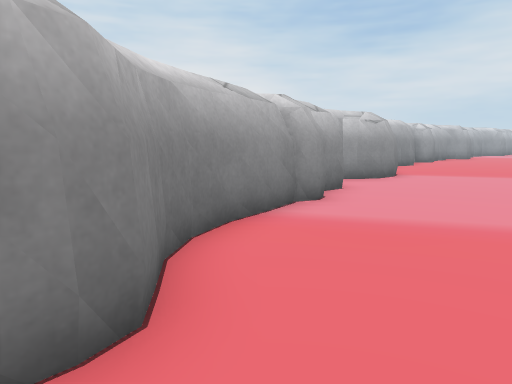
view 1 (above)

16 first-person views from a walk through a 3-D level made in the Unity game engine. The camera is 1.2 m above the floor, tilts 8° down and sees 70° across. The floor is counted in squares, 1 m on a side. Each view is taken from the middle of a square. On the plan, view 1 faces up. The plan holds only what a view shows up to about 15 squares ahead; the rest is blank. The place goes on beyond the plan. The player is left out. Some surface patterns are stand-ins.

view 2
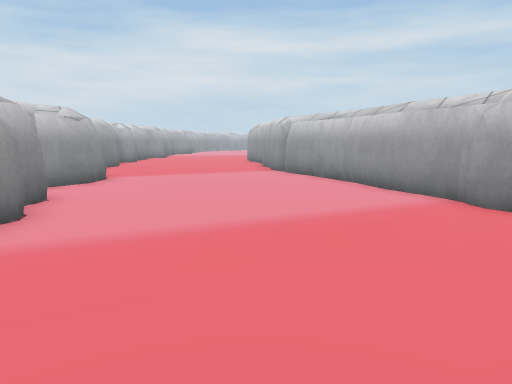

view 3
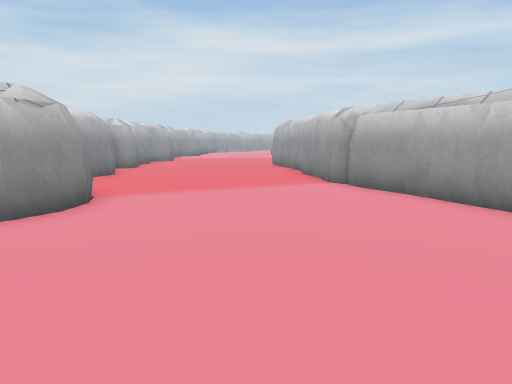

view 4
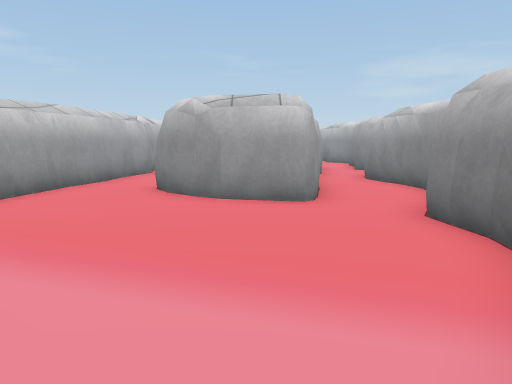

view 5
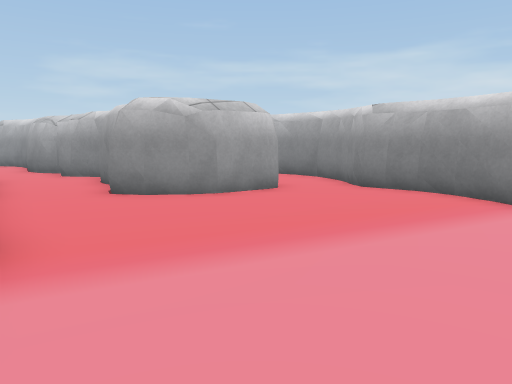

view 6
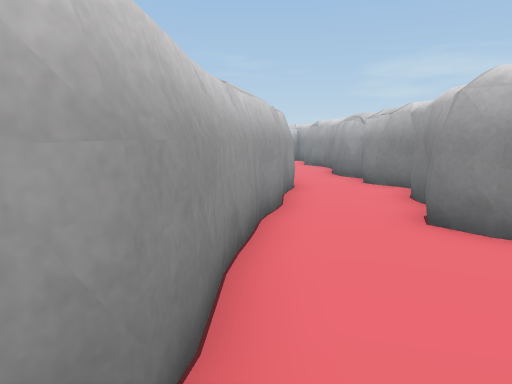

view 7
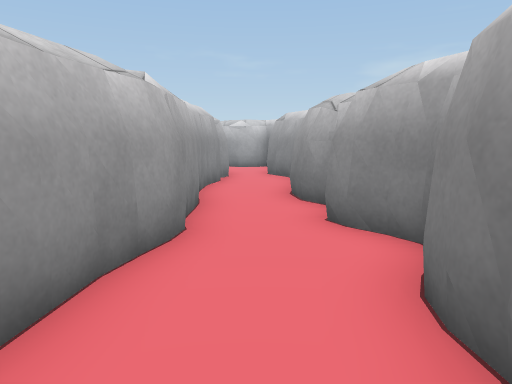

view 8
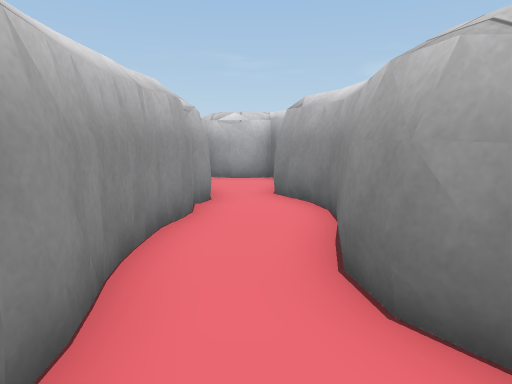

view 9
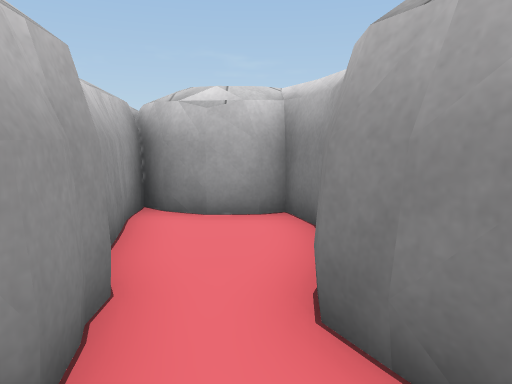

view 10
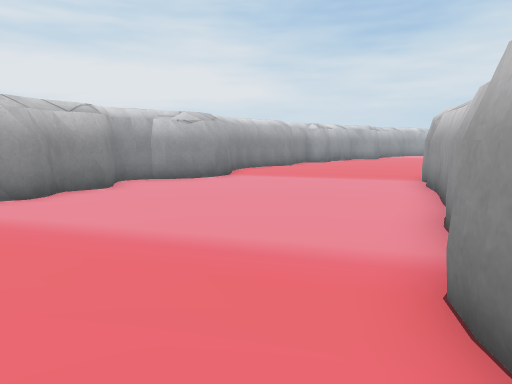

view 11
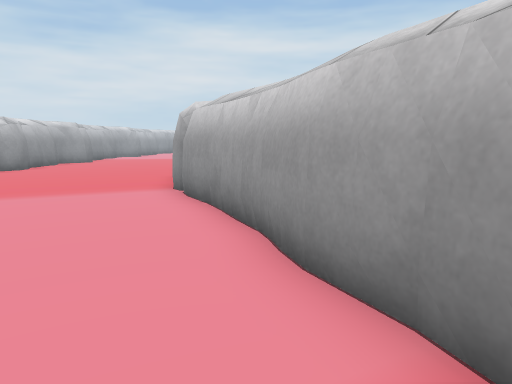

view 12
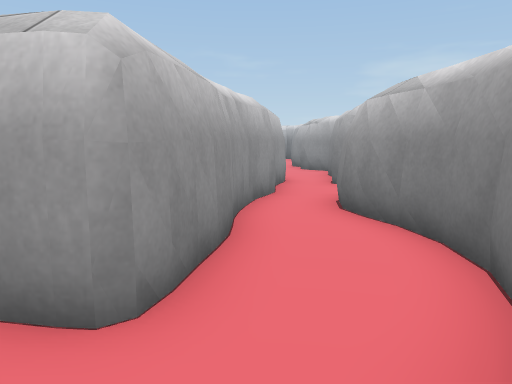

view 13
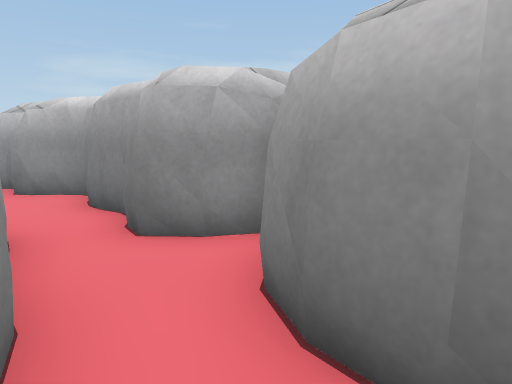

view 14
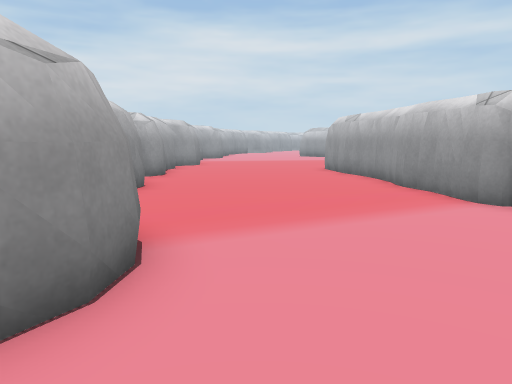

view 15
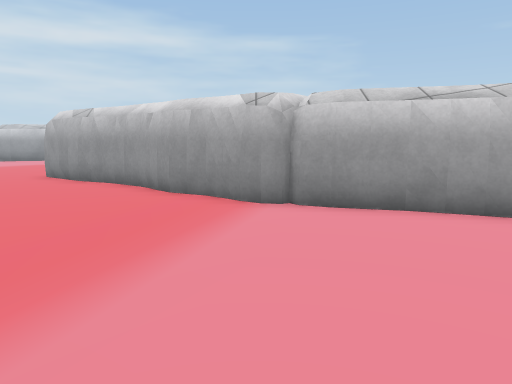

view 16
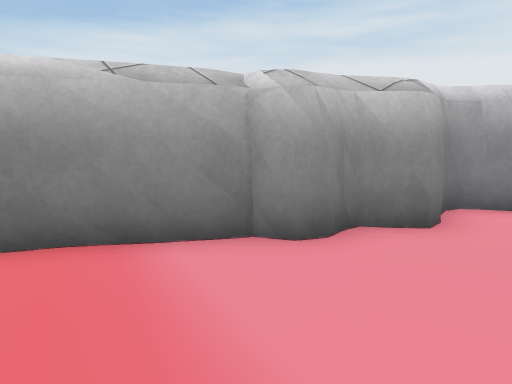

### Floor plan
Key: @ floor where view 1 was taken; # wall or solid block; . floor.
Columns run from 4 left of view 1 to 15 right of it. Each row starts with its distance up from view 1.
 15          #........##
 14          #........#
 13         ##.......##
 12       ###.......##
 11       #........##
 10       #........#
  9      ##........#
  8      #........##
  7     ##........#
  6    ##........##
  5    #.........#
  4    #.........#
  3    #........##
  2   ##........#
  1   #.........#
  0   #.@###...##
 -1   #..# ##..#
 -2   #..#  #..#
 -3   #..# ##..#
 -4   #.## #...#
 -5   #.#  #..##
 -6 #...#  #..#
 -7 ##..#  #..#
 -8  ####  ##.##
 -9         #..#
-10         #..#
-11         #..#
-12         #.##
-13         #.#
-14         #.#
-15         #.##
-16         #..#
-17         #..#
-18         ####

Positions as (right, up) in squares from view 1, and headings:
1: (0, 0), facing up
2: (0, 1), facing up-right
3: (2, 5), facing up-right
4: (2, 8), facing down
5: (8, 7), facing down-left
6: (7, 4), facing down
7: (5, -1), facing down
8: (5, -6), facing down
9: (5, -12), facing down
10: (6, 0), facing up
11: (6, 3), facing up-right
12: (0, 3), facing down
13: (0, -3), facing down-left
14: (3, 9), facing up-right
15: (4, 11), facing right
16: (4, 4), facing up-left
